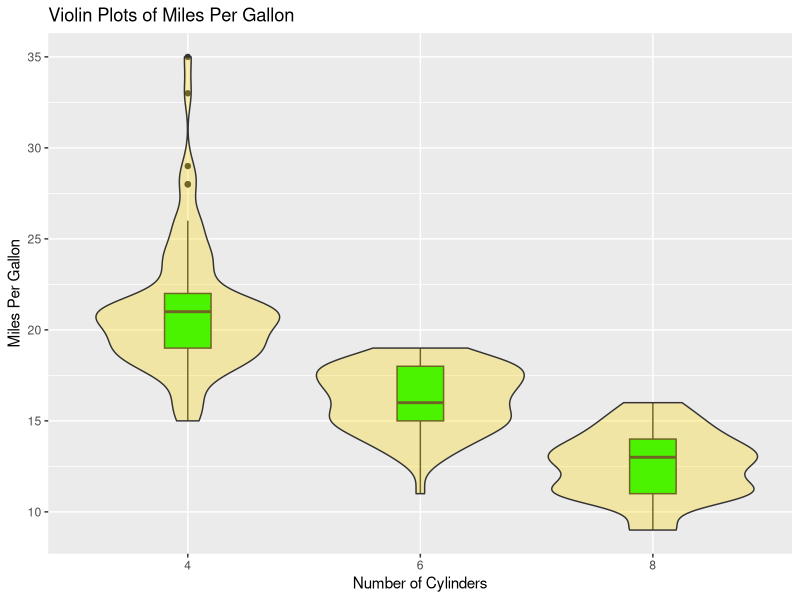

Source code (R):
library(ggplot2)

cars <- mpg[mpg$cyl != 5, ]
cars$Cylinders <- factor(cars$cyl)

# 小提琴图是核密度图以镜像的方式在箱线图上的叠加
ggplot(cars, aes(x = Cylinders, y = cty)) +
  geom_boxplot(width = 0.2, fill = "green") +
  geom_violin(fill = "gold", alpha = 0.3) +
  labs(
    x = "Number of Cylinders",
    y = "Miles Per Gallon",
    title = "Violin Plots of Miles Per Gallon"
  )
